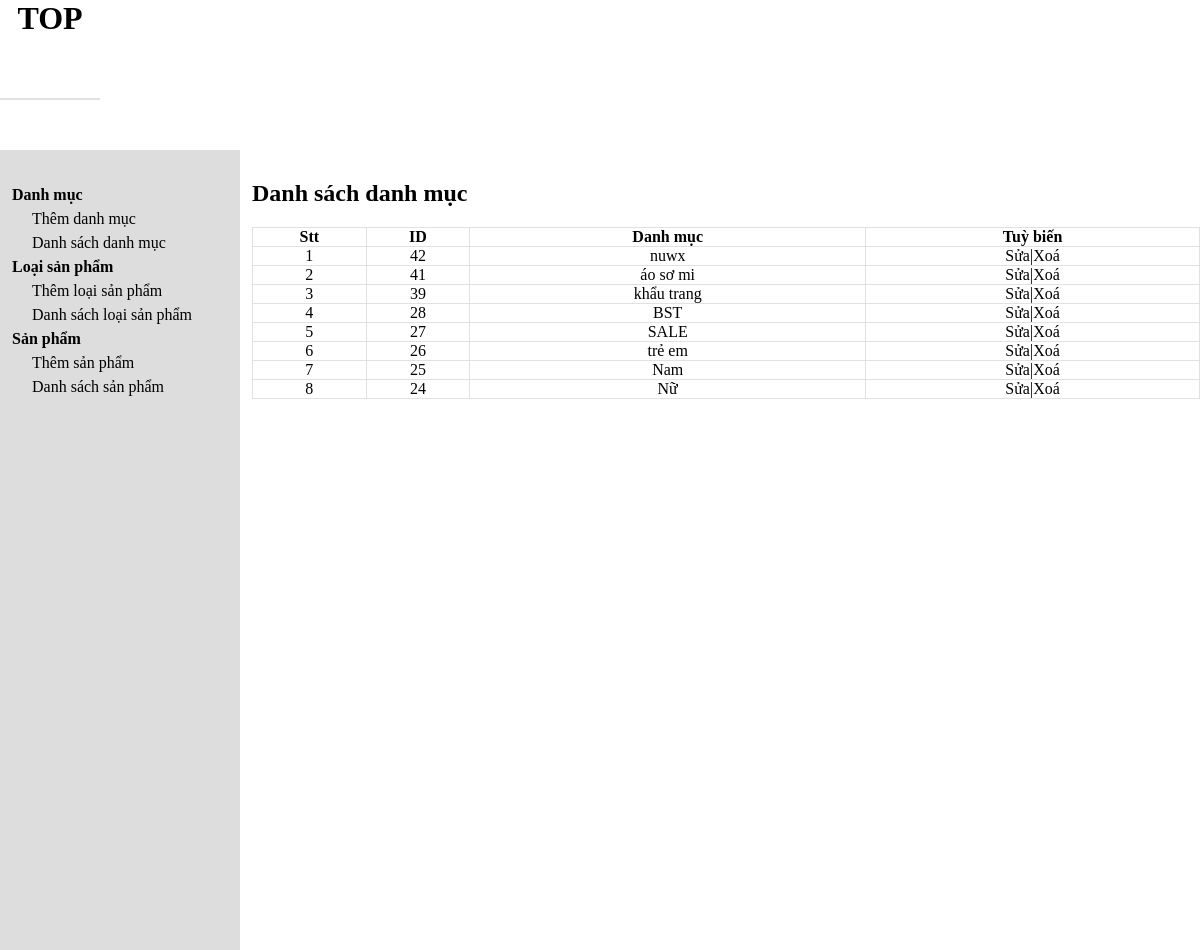
The page /cartegorylist.php on the database its author committed.
### tables this page shows
CREATE TABLE `tbl_cartegory` (
  `cartegory_id` int(11) NOT NULL,
  `cartegory_name` varchar(255) NOT NULL
);

### database.php (called while the page is built, shortened)
<?php
class Database {
    public $host = DB_HOST;
    public $user = DB_USER;
    public $pass = DB_PASS;
    public $dbname = DB_NAME;
    public $link;
    private function connectDB() {
        $this->link = new mysqli($this->host, $this->user, $this->pass, $this->dbname);
    }
    public function select($query) {
        $result = $this->link->query($query) or
            die($this->link->error . __LINE__);
        if ($result->num_rows > 0) {
            return $result;
        } else {
            return false;
        }
    }
}

### class/cartegory_class.php (called while the page is built, shortened)
<?php
include "database.php";
class cartegory {
    private $db;
    public function __construct()
    {
        $this->db = new Database();
    }
    public function show_cartegory() {
        $query = "SELECT * FROM tbl_cartegory ORDER BY cartegory_id DESC";
        $result = $this->db->select($query);
        return $result;
    }
}
?>

### cartegorylist.php (the view)
<?php
include "header.php";
include "slider.php";
include "class/cartegory_class.php";
?>
<?php
$cartegory = new cartegory;
$show_cartegory = $cartegory ->show_cartegory();
?>
<div class="admin-content-right">
<div class="admin-content-right-cartegory_list">
                <h1>Danh sách danh mục</h1>
                <table>
                    <tr>
                        <th>Stt</th>
                        <th>ID</th>
                        <th>Danh mục</th>
                        <th>Tuỳ biến</th>
                    </tr>
                    <?php
                    if($show_cartegory){$i=0;
                        while($result = $show_cartegory->fetch_assoc()){ $i++
                    ?>
                    <tr>
                        <td><?php echo $i ?></td>
                        <td><?php echo $result['cartegory_id'] ?></td>
                        <td><?php echo $result['cartegory_name'] ?></td>
                        <td><a href="cartegoryedit.php?cartegory_id=<?php echo $result['cartegory_id'] ?>">Sửa</a>|<a href="cartegorydelete.php?cartegory_id=<?php echo $result['cartegory_id'] ?>">Xoá</a></td>
                    </tr>
                    <?php
                    }
                }
                    ?>
                </table>
            </div>
</div>
</section>
</body>
</html>

### style.css (style rules this page uses)
* { margin: 0; padding: 0; box-sizing: border-box; color: black; outline: none; }
a { text-decoration: none; }
.admin-content-right { width: 80%; padding: 30px 0 0 12px; }
.admin-content-right-cartegory_list table { width: 100%; text-align: center; margin-top: 20px; }
.admin-content-right-cartegory_list table tr th,td { border: 1px solid #dddd; }
table { border-collapse: collapse; }

### rows shown on the page
tbl_cartegory: cartegory_id "42", cartegory_name "nuwx"
tbl_cartegory: cartegory_id "41", cartegory_name "áo sơ mi"
tbl_cartegory: cartegory_id "39", cartegory_name "khẩu trang"
tbl_cartegory: cartegory_id "28", cartegory_name "BST"
tbl_cartegory: cartegory_id "27", cartegory_name "SALE"
tbl_cartegory: cartegory_id "26", cartegory_name "trẻ em"
tbl_cartegory: cartegory_id "25", cartegory_name "Nam"
tbl_cartegory: cartegory_id "24", cartegory_name "Nữ"
